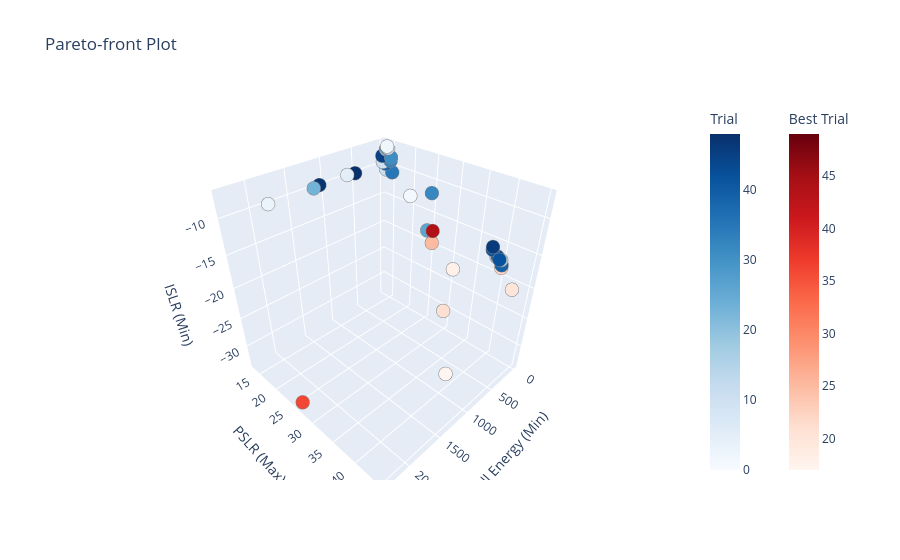
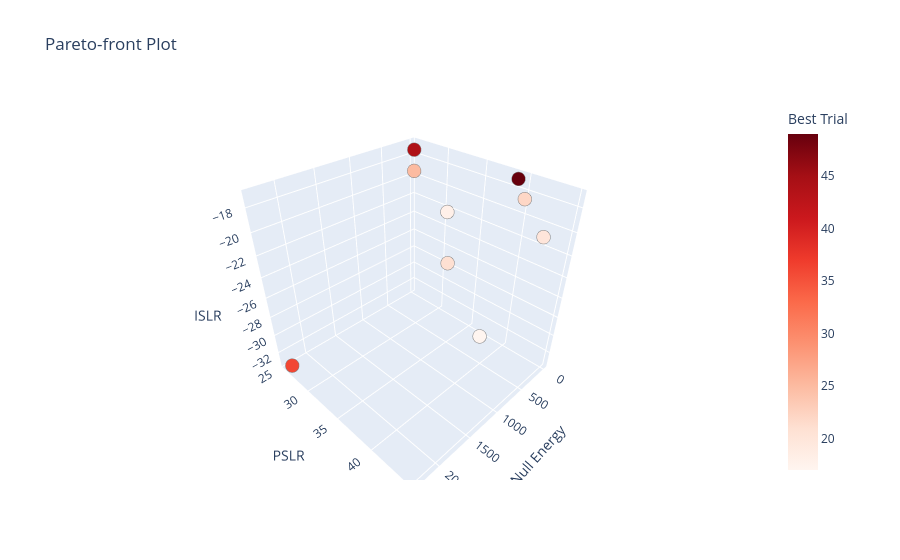
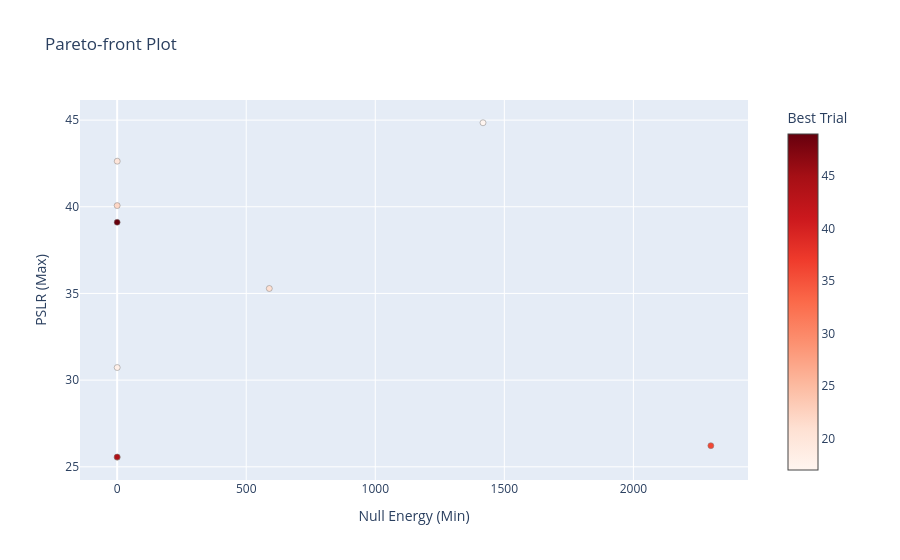
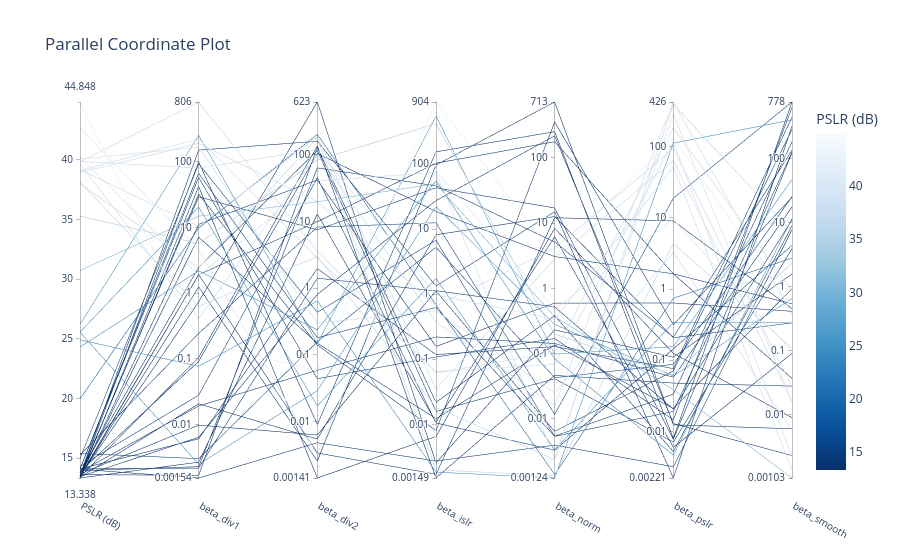

Here is the notebook cell these charts were saved with, in order:
### Code cell
import optuna.visualization as vis

fig = vis.plot_pareto_front(
    study, 
    target_names=["Null Energy (Min)", "PSLR (Max)", "ISLR (Min)"]
)
fig.show()
fig1 = vis.plot_pareto_front(
    study, 
    target_names=["Null Energy", "PSLR", "ISLR"],
    include_dominated_trials=False # הקסם שמעלים את המפסידים
)
fig1.show()
fig2 = vis.plot_pareto_front(
    study,
    targets=lambda t: (t.values[0], t.values[1]), # חיתוך ל-2D
    target_names=["Null Energy (Min)", "PSLR (Max)"],
    include_dominated_trials=False
    
)
#fig2.show()
fig3 = vis.plot_parallel_coordinate(
    study,
    target=lambda t: t.values[1], # מסתכלים על ה-PSLR
    target_name="PSLR (dB)"
)
fig3.show()
fig4 = vis.plot_param_importances(
    study,
    target=lambda t: t.values[0], # מסתכלים על ה-Nulls
    target_name="Null Energy"
)
fig4.show()

print("\n--- Best Options on the Pareto Front ---")
best_trials = study.best_trials

for i, trial in enumerate(best_trials):
    print(f"\nOption {i+1} (Trial #{trial.number}):")
    print(f"  Null Energy: {trial.values[0]:.6f}")
    print(f"  PSLR:        {trial.values[1]:.6f} dB")
    print(f"  ISLR:        {trial.values[2]:.6f} dB")
    print("  Betas to use:")
    for key, value in trial.params.items():
        print(f"    {key} = {value:.6e}")
